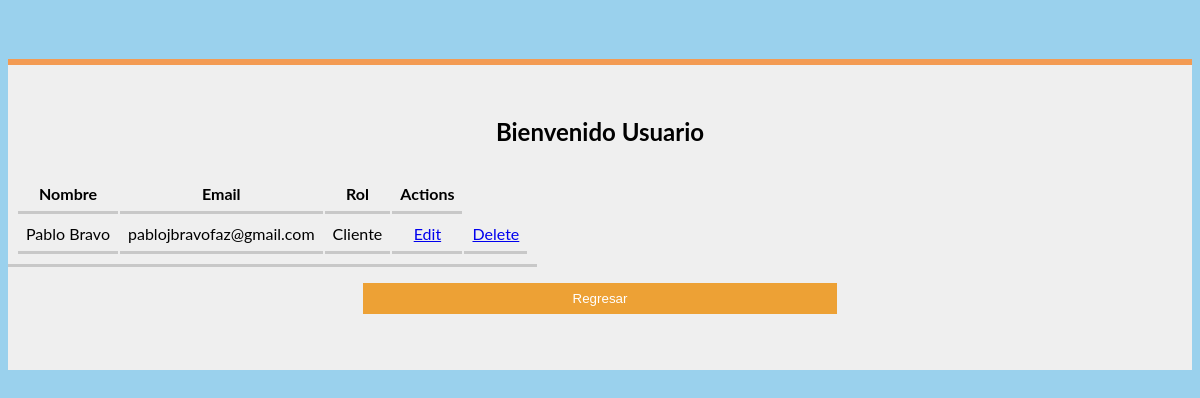
The page /user/gestion_users (signed in) on the database as committed earlier.
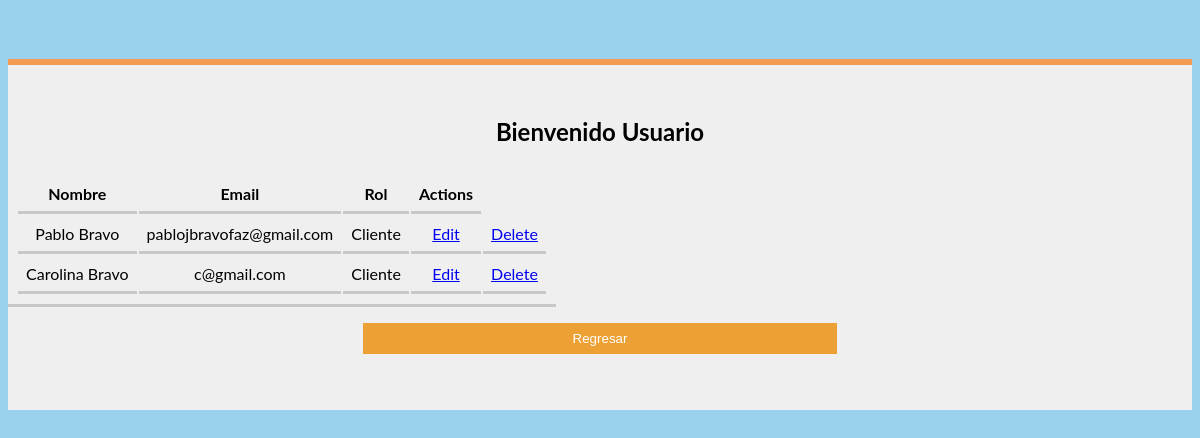
The same page on the database as committed later.
### gasbravo/models.py (models this page shows)
class User (models.Model):
    first_name = models.CharField(max_length=50)
    last_name = models.CharField(max_length=55)
    email = models.CharField(max_length=55)
    password = models.CharField(max_length=55)
    user_rol = models.ForeignKey(Rol, related_name="user_rol", on_delete=models.CASCADE)
    created_at = models.DateField(auto_now_add=True)
    updated_at = models.DateField(auto_now=True)
    objects = UserManager()

class Rol (models.Model):
    ROLES = (
        ('Cliente', 'Cliente'),
        ('Admin', 'Admin'),
    )
    roles = models.CharField(max_length=50, choices = ROLES, null=True)

### gasbravo/views.py (the view)
# urls.py: path('user/gestion_users',views.gest_users),
def gest_users(request):
    if 'logged_user' not in request.session:
        messages.error(request, "Please register or please log in first")
        return redirect('/')
    user_log = User.objects.get(id=request.session['logged_user'])
    context = {
        'logged_user' : User.objects.get(id=request.session['logged_user']),
        'google_api_key': settings.GOOGLE_API_KEY,
        'all_users' : User.objects.all(),
        'user_log': user_log,
        'allroles': Rol.objects.all(),
        'user_ses' : User.objects.filter(user_rol_id =request.session['logged_user'])
    }
    if user_log.user_rol.id == 2:
        return render(request, 'crearuser.html', context)
    if user_log.user_rol.id == 1:
        return render(request, 'mod_user.html', context)

### gasbravo/templates/mod_user.html (shortened to what this page needs)
<!DOCTYPE html>
<html lang="en">
<head>
    <link rel="stylesheet" href="/static/css/formularios.css">
</head>
<body>
    <div class="container">
        <div class="form__top">
            <h2>Bienvenido Usuario</h2>
            <table class="input">
                <thead>
                    <tr>
                        <th class="input" scope="col">Nombre</th>
                        <th class="input" scope="col">Email</th>
                        <th class="input" scope="col">Rol</th>
                        <th class="input"scope="col">Actions</th>
                    </tr>
                </thead>
                <tbody>
                    {% for User in user_ses %}
                    <tr>
                        <td class="input">{{User.first_name}} {{User.last_name}}</td>
                        <td class="input">{{User.email}}</td>
                        <td class="input">{{User.user_rol.roles}}</td>
                        <td class="input"><a href="/user_cli/{{User.id}}/edit">Edit</a></td>
                        <td class="input"><a href="/user/{{User.id}}/delete">Delete</a></td>
                    </tr>
                    {% endfor %}
                </tbody>
            </table>
            <div class="btn__form">
                <input class="btn__reset" type="button" value="Regresar"role="link" onclick="window.location='/user/dashboard'">
            </div>
            </div>
    </div>
</body>
</html>

Rows that differ between the two databases and show on the page:
added User: first_name "Carolina", last_name "Bravo", email "c@gmail.com", user_rol.roles "Cliente"
